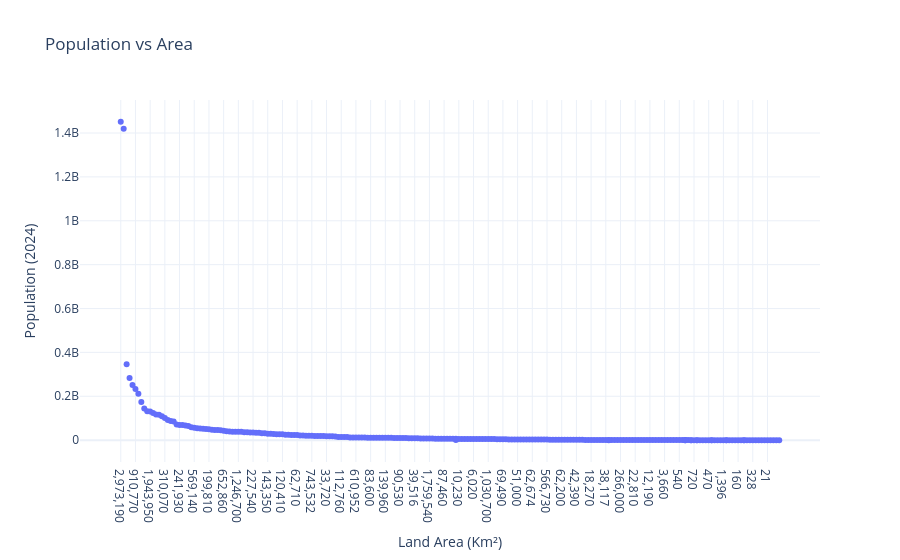

The notebook cell this image was saved under:
### Code cell
import plotly.express as px

fig = px.scatter(
    df,
    x='Land Area (Km²)',
    y='Population (2024)',
    hover_name='Country',
    title='Population vs Area',
    labels={
        'Land Area (Km²)': 'Land Area (Km²)',
        'Population (2024)': 'Population (2024)'
    }
)

fig.update_layout(
    template='plotly_white',
    xaxis_title='Land Area (Km²)',
    yaxis_title='Population (2024)'
)

fig.show()

### Figure 1 — Plotly figure (JSON) as saved in the notebook; plotly's stock layout.template omitted (floating-point values rounded to 4 significant figures; data arrays with more than 128 entries replaced by an {"elided": "..."} marker saying what was removed)
{"data": [{"hovertemplate": "<b>%{hovertext}</b><br><br>Land Area (Km²)=%{x}<br>Population (2024)=%{y}<extra></extra>", "hovertext": {"elided": "234 str values"}, "legendgroup": "", "marker": {"color": "#636efa", "symbol": "circle"}, "mode": "markers", "name": "", "orientation": "v", "showlegend": false, "type": "scatter", "x": {"elided": "234 str values"}, "xaxis": "x", "y": {"elided": "234 int values"}, "yaxis": "y"}], "layout": {"legend": {"tracegroupgap": 0}, "title": {"text": "Population vs Area"}, "xaxis": {"anchor": "y", "domain": [0, 1], "title": {"text": "Land Area (Km²)"}}, "yaxis": {"anchor": "x", "domain": [0, 1], "title": {"text": "Population (2024)"}}}}
